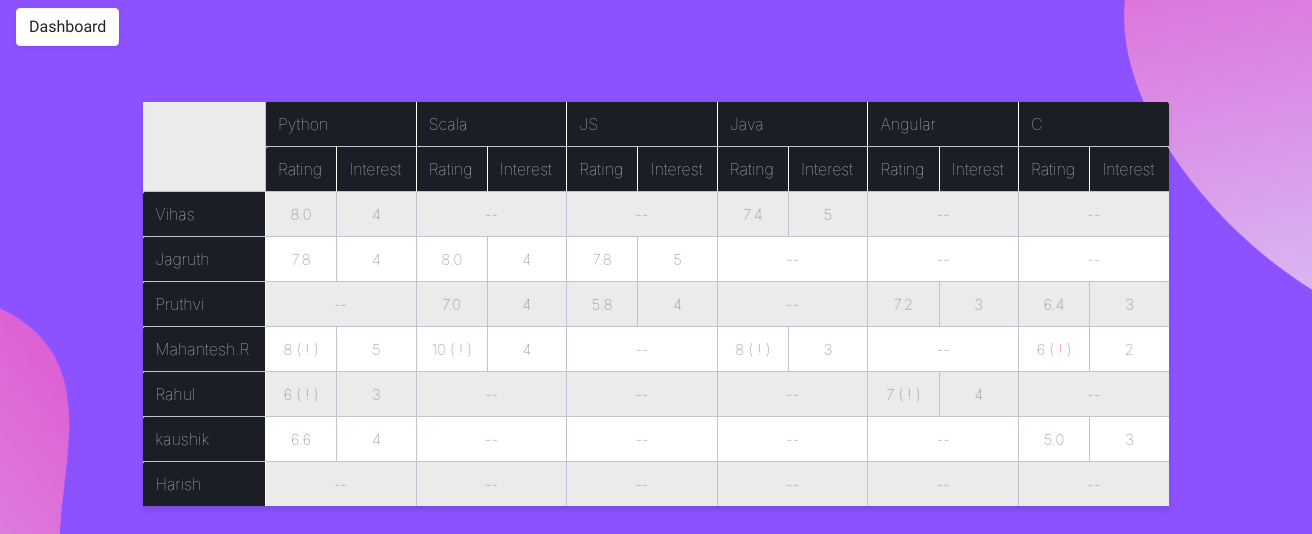
Page /skill_matrix on the earlier database version.
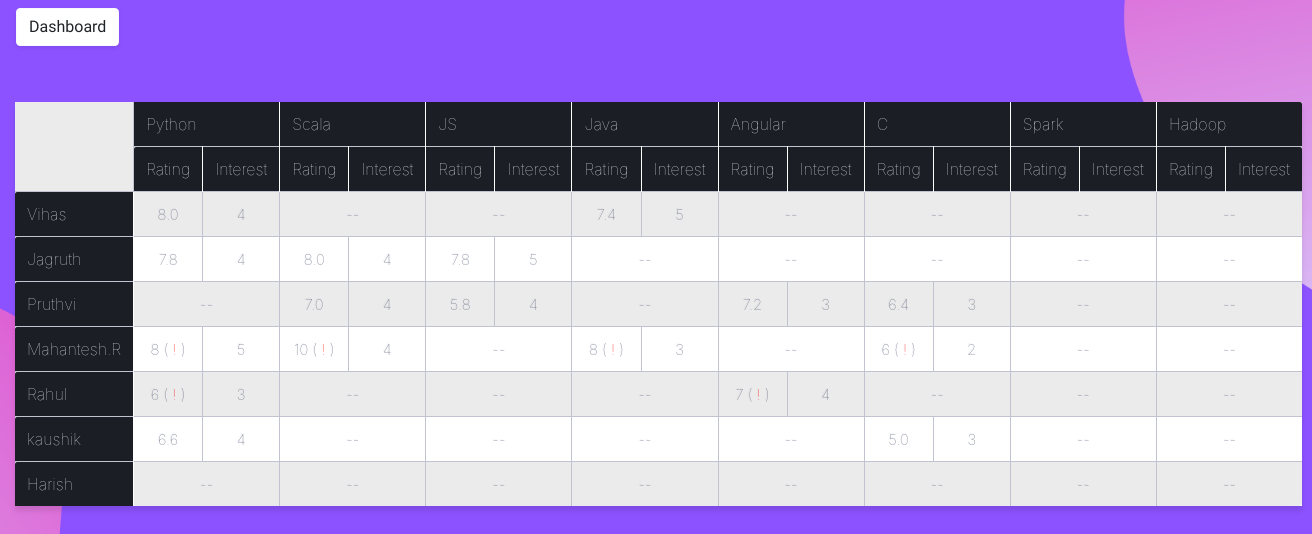
Same page on the later database version.
### app/models.py (models this page shows, shortened)
class LookupTable(db.Model):
    id = db.Column(db.Integer, primary_key=True, autoincrement=True)
    value = db.Column(db.String(120), index=True)
    field = db.Column(db.String(24), index=True)

class Users(UserMixin, db.Model):
    id = db.Column(db.String(24), primary_key=True)
    username = db.Column(db.String(64), index=True, unique=True)
    email = db.Column(db.String(120), index=True, unique=True)
    password_hash = db.Column(db.String(128))
    overall_exp = db.Column(db.Integer, index=True, nullable=True)
    location = db.Column(db.String(24), index=True)
    manager_id = db.Column(db.String(24))
    practice = db.Column(db.String(24), index=True)
    employees = db.relationship('Skills', backref='author', lazy='dynamic')
    admin = db.Column(db.Enum('N', 'Y'), index=True, server_default='N')

### app/routes.py (the view)
@app.route('/skill_matrix')
def skill_matrix():
    skills = LookupTable.query.filter_by(field="skill").all()
    users = Users.query.filter_by(admin='N').all()
    final_res = []
    for i in users:
        user_res = []
        print("---------new---------")
        for j in skills:
            x = db.session.query(db.func.max(Skills.skill_id)).group_by(Skills.skill, Skills.employee_id).filter(
            Skills.employee_id == i.id, Skills.skill == j.value).first()
            if x is not None:
                skill = Skills.query.filter_by(skill_id=x[0]).first()
                print(skill)
                if skill.manager_rating is not None:
                    user_res.append((round(0.4*skill.emp_rating+0.6*skill.manager_rating,2), skill.skill_interest, 0))
                else:
                    user_res.append((skill.emp_rating, skill.skill_interest, 1))
            else:
                user_res.append(None)
        final_res.append(user_res)
        print(final_res)
    return render_template('table.html', skills=skills, skills_len=len(skills), res=final_res, users=users, len=len(users))

### app/models.py (called while the page is built)
    def __repr__(self):
        return '<skill_id : {}><Employee ID : {}><skill : {}><exp : {}><emp_rating : {}><manager_rating : {} ' \
               '<timestamp : {}>'.format(self.skill_id, self.employee_id, self.skill, self.skill_exp, self.emp_rating,
                                         self.manager_rating, self.timestamp)

### app/templates/table.html (shortened to what this page needs)
{% extends "base.html" %}
{% block content %}
<link rel="stylesheet" href="https://stackpath.bootstrapcdn.com/bootstrap/4.4.1/css/bootstrap.min.css">
<body>
  <div class="container-fluid" >
	<table id="table" class="table-fill" width="50%">
  <col>
  <colgroup span="2"></colgroup>
  <colgroup span="2"></colgroup>
  <tr>
    <td rowspan="2"  class="text-center"></td>
    {% for i in skills %}
      <th colspan="2" scope="colgroup">{{ i.value }}</th>
    {% endfor %}
  </tr>
  <tr>
    {% for i in range(0,skills_len) %}
      <th scope="col">Rating</th>
      <th scope="col">Interest</th>
    {% endfor %}
  </tr>
  {% for i in range(0,len) %}
    <tr>
      <th scope="row">{{ users[i].username }}</th>
      {% for j in res[i] %}
        {% if j is not none %}
          {% if j[2] == 1 %}
            <td>{{ j[0] }}  ( <a href="#" style="color: red" data-toggle="popover" title="Manager didn't yet rate his skills" data-content="Manager didn't yet rate his skills"><span>&#33;</span></a> )</td>
          {% else %}
            <td>{{ j[0] }}</td>
          {% endif %}
          <td>{{ j[1] }}</td>
        {% else %}
          <td colspan="2" scope="colgroup"> -- </td>
        {% endif %}
      {% endfor %}
    </tr>
  {% endfor %}
</table>
  <br>
</div>
</body>
{% endblock %}

### app/templates/base.html (shortened to what this page needs)
<html>
    <head>
        <link href="https://cdnjs.cloudflare.com/ajax/libs/popper.js/1.14.3/umd/popper.min.js" rel="stylesheet">
        <link rel="stylesheet" href="https://stackpath.bootstrapcdn.com/bootstrap/4.4.1/css/bootstrap.min.css">
    </head>
    <body>
        <nav class="navbar">
            <a href="{{ url_for('dashboard') }}" class="btn btn-light shadow-sm mb-5 bg-white rounded" role="button" aria-pressed="true" style="font-family: Cairo">Dashboard</a>
        </nav>
        {% block content %}{% endblock %}
    </body>
</html>

### app/templates/base.html (style rules this page uses)
body { background-size: cover; font-family: 'Cairo', sans-serif; }

Differences in the rows shown:
added LookupTable: value "Spark"
added LookupTable: value "Hadoop"
Other differences:
new list line: "Rating Interest"
